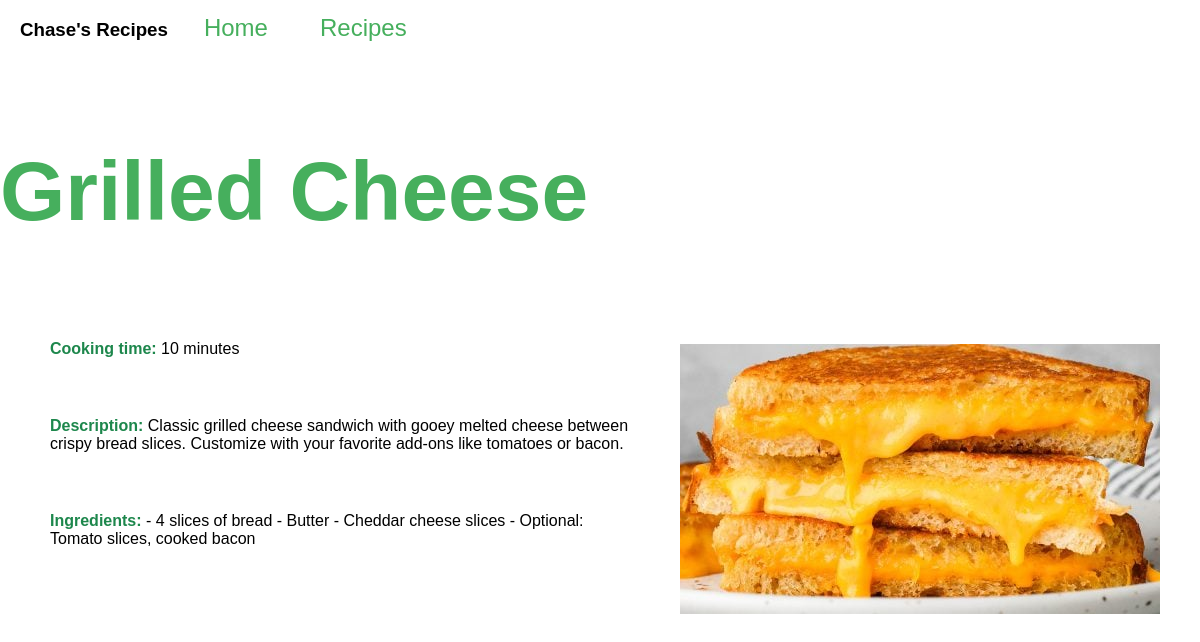
The page /recipes/list/1 on the database its author committed.
### recipes/models.py (models this page shows, shortened)
class Recipe(models.Model):
    recipe_id = models.AutoField(primary_key=True)
    name  = models.CharField(max_length=255)
    cooking_time = models.PositiveIntegerField()
    ingredients = models.TextField()
    description = models.TextField()
    pic = models.ImageField(upload_to='recipes', default='no-image.png')

### recipes/views.py (the view)
# urls.py: path('list/<pk>', RecipeDetailView.as_view(), name='detail')
class RecipeDetailView(DetailView):
    model = Recipe
    template_name = 'recipes/detail.html'

### recipes/templates/recipes/detail.html (shortened to what this page needs)
<!DOCTYPE html>
{% load static %}
<html>
  <head>
    <link
      rel="stylesheet"
      type="text/css"
      href="{% static 'recipes/recipe-detail-style.css' %}"
    />
  </head>
  <body>
    <ul class="navbar">
      <li><h3>Chase's Recipes</h3></li>
      <li><a href="/">Home</a></li>
      <li><a href="{% url 'recipes:list' %}">Recipes</a></li>
    </ul>
    <p class="title">{{object.name}}</p>
    <div class="details">
      <div class="details-text">
        <p><b>Cooking time: </b> {{object.cooking_time}} minutes</p>
        <br />
        <p><b>Description: </b> {{object.description}}</p>
        <br />
        <p><b>Ingredients: </b> {{object.ingredients}}</p>
        <br />
      </div>
      <div>
        <img src="{{object.pic.url}}" />
      </div>
    </div>
  </body>
</html>

### recipes/static/recipes/recipe-detail-style.css (style rules this page uses)
body { font-family: Arial, sans-serif; margin: 0; }
ul.navbar { list-style-type: none; margin: 0; padding: 0; overflow: hidden; background-color: #46af5d; }
ul.navbar li { float: left; text-align: center; padding-left: 20px; }
ul.navbar li a { display: block; color: white; text-align: center; padding: 14px 16px; text-decoration: none; font-size: 24px; }
.title { color: #46af5d; font-size: 84px; font-weight: 700; }
b { color: #1d874c; font-weight: bold; }
img { max-width: 700px; max-height: 500px; display: block; margin: 20px auto; }
.details { display: flex; justify-content: space-evenly; }
.details-text { max-width: 50%; align-items: center; }
.details-text p { margin-bottom: 25px; padding-left: 10px; }

### recipes/templates/recipes/detail.html (style rules this page uses)
body { font-family: Arial, sans-serif; margin: 0; }
ul.navbar { list-style-type: none; margin: 0; padding: 0; overflow: hidden; background-color: white; }
ul.navbar li { float: left; text-align: center; padding-left: 20px; }
ul.navbar li a { display: block; color: #46af5d; text-align: center; padding: 14px 16px; text-decoration: none; font-size: 24px; }

### rows shown on the page
Recipe: name "Grilled Cheese", cooking_time "10", description "Classic grilled cheese sandwich with gooey melted cheese between crispy bread slices. Customize with your favorite add-ons like tomatoes or bacon.", ingredients "- 4 slices of bread - Butter - Cheddar cheese slices - Optional: Tomato slices, cooked bacon", pic (picture)
